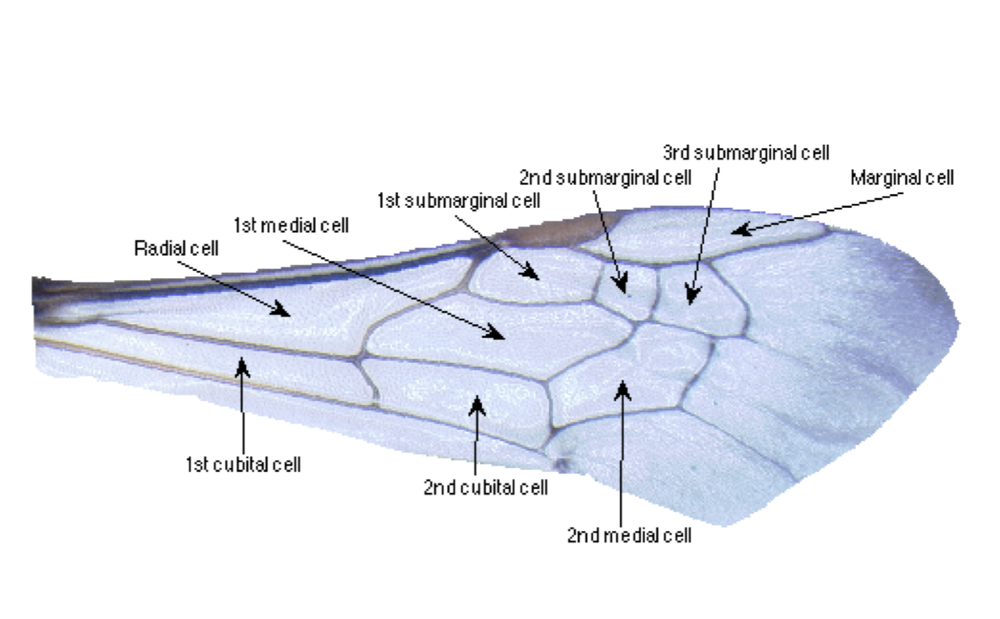
#> input picture wing_cell.png, 1000 x 619 px, shrunk from 1298 x 804 before the run
$ jupyter execute --allow-errors feature_extract_attempts.ipynb   (shell and % lines are left out)   (older library calls are emulated)
#> lines starting #> are read from the running program, lines starting #| are printed output that depends on the picture; after the words box and inside, x2 and y2 are one past the last pixel; in counts of white or black regions, pixels touching at a corner belong together; long printed decimals are rounded
[cell 1]
import numpy as np
from skimage import io
from skimage.feature import canny
from scipy import ndimage as ndi
import matplotlib.pyplot as plt
from skimage.morphology import watershed, disk
from skimage.filters import rank
from skimage.util import img_as_ubyte
from skimage import segmentation
np.set_printoptions(threshold=np.nan)
import math
from skimage import morphology
from skimage.measure import label, regionprops
from skimage.feature import corner_harris, corner_subpix, corner_peaks

[cell 2]
"""
Reference:
http://scikit-image.org/docs/dev/auto_examples/segmentation/plot_regionprops.html#sphx-glr-auto-examples-segmentation-plot-regionprops-py
"""

[cell 3]
wing_cell = io.imread('./wing_cell.png')
#> wing_cell is the input picture: shape (619, 1000, 4); mean R, G, B, A 232.9, 235.6, 243, 255
plt.figure(figsize = (35,35))
plt.imshow(wing_cell)

[cell 4]
# img1 = io.imread('./enhanced_image/064 Lasioglossum nymphaerum f right 4x.jpg')[:,:,0]
img1 = io.imread('./enhanced_image/1025 Agapostemon sericeus f left 3.2x.jpg')[:,:,0]
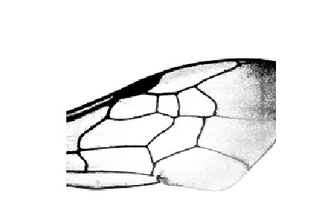
#> input picture enhanced_image/1025 Agapostemon sericeus f left 3.2x.jpg, 333 x 222 px, shrunk from 432 x 288 before the run
#> img1: shape (222, 333); min 0, max 255, mean 239.5
# img1 = io.imread('./enhanced_image/1 Lasioglossum leucozonium f right 3.2x.jpg')[:,:,0]
# img1 = io.imread('./enhanced_image/1 Lasioglossum leucozonium f left 3.2x.jpg')[:,:,0]
# 007 Osmia ribifloris m right 4x.jpg

[cell 5]
def my_watershed(img):
    denoised = rank.median(img, disk(2))
    markers = rank.gradient(denoised, disk(5)) < 10
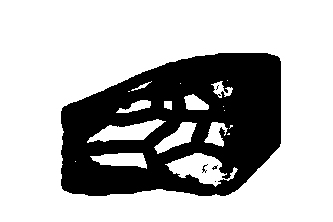
#> markers: shape (222, 333) bool; 70.9% white; 5 black regions (4 under 20 px), largest, box (x1, y1, x2, y2) and area: (61, 53, 281, 196) 21507
    markers = ndi.label(markers)[0]
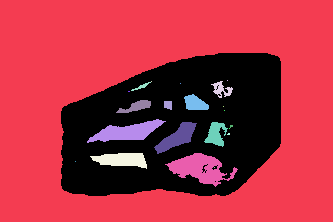
#> markers: shape (222, 333) int32; 23 distinct labels, from 0 to 22; one colour per label, 0 black
    gradient = rank.gradient(denoised, disk(2))
    labels = watershed(gradient, markers)
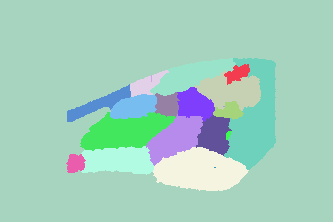
#> labels: shape (222, 333) int32; 22 distinct labels, from 1 to 22; one colour per label, 0 black

    print('labels')
#     print(labels)

    fig, axes = plt.subplots(nrows = 2, ncols = 3, figsize = (8,8), sharex = True, sharey = True)
    ax = axes.ravel()

    ax[0].imshow(img, cmap = plt.cm.gray, interpolation = 'nearest')
    ax[0].set_title("Original")

    ax[1].imshow(gradient, cmap = plt.cm.nipy_spectral, interpolation = 'nearest')
    ax[1].set_title("Local Gradient")

    ax[2].imshow(markers, cmap = plt.cm.nipy_spectral, interpolation = 'nearest')
    ax[2].set_title("Markers")

    # ax[3].imshow(img, cmap = plt.cm.gray, interpolation = 'nearest')
    ax[3].imshow(labels, cmap = plt.cm.nipy_spectral, interpolation = 'nearest', alpha = 0.7)
    ax[3].set_title("Segmented")

    cleared = segmentation.clear_border(labels)
#> cleared: shape (222, 333) int32; 22 distinct labels, from 0 to 22

    ax[4].imshow(cleared, cmap = plt.cm.nipy_spectral, interpolation = 'nearest', alpha = 0.7)
    ax[4].set_title("clear boarder")
#     plt.show()

    gradient[gradient > 30] = 255
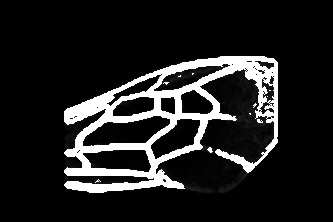
#> gradient: shape (222, 333); min 0, max 255, mean 33.7
    ax[5].imshow(gradient, cmap = plt.cm.nipy_spectral, interpolation = 'nearest', alpha = 0.7)
    ax[5].set_title("threas")

    for a in ax:
        a.axis('off')

    fig.tight_layout()
    plt.show()
#     print(gradient)

[cell 6]
my_watershed(img1)
# my_watershed(img2)

[cell 7]
img = img1


## Regular watershed
denoised = rank.median(img, disk(2))
markers = rank.gradient(denoised, disk(5)) < 10
markers = ndi.label(markers)[0]
gradient = rank.gradient(denoised, disk(2))
labels = watershed(gradient, markers)

# print('labels')
#     print(labels)

fig, axes = plt.subplots(nrows = 4, ncols = 3, figsize = (25,25), sharex = True, sharey = True)
ax = axes.ravel()

ax[0].imshow(img, cmap = plt.cm.gray, interpolation = 'nearest')
ax[0].set_title("Original")

ax[1].imshow(gradient, cmap = plt.cm.nipy_spectral, interpolation = 'nearest')
ax[1].set_title("Local Gradient")

ax[2].imshow(markers, cmap = plt.cm.nipy_spectral, interpolation = 'nearest')
ax[2].set_title("Markers")

# ax[3].imshow(img, cmap = plt.cm.gray, interpolation = 'nearest')
ax[3].imshow(labels, cmap = plt.cm.nipy_spectral, interpolation = 'nearest', alpha = 0.7)
ax[3].set_title("Segmented")

cleared = segmentation.clear_border(labels)

ax[4].imshow(cleared, cmap = plt.cm.nipy_spectral, interpolation = 'nearest', alpha = 0.7)
ax[4].set_title("clear boarder")
#     plt.show()

gradient[gradient > 30] = 255
ax[5].imshow(gradient, cmap = plt.cm.gray, interpolation = 'nearest', alpha = 0.7)
ax[5].set_title("threas")

## Junction Points
image = gradient # threashold
coords = corner_peaks(corner_harris(image), min_distance=5)
#> coords = 549 pairs, first value 5 to 216, second value 5 to 326
#> (the rest of this cell did not finish here and is left out)

## Extract Cell

[cell 8]
area = np.unique(cleared)
#> area = 22 values from 0 to 22
# for 5
print(area)
#| [ 0  2  3  4  5  6  7  8  9 10 11 12 13 14 15 16 17 18 19 20 21 22]
for i in area:
    if i != 0:
        copy_binary = np.zeros(cleared.shape)
        # image = np.zeros((, 600))

        copy_binary[cleared == i] = 1
        copy_binary[cleared != i] = 0
        # print(copy_binary)
        plt.figure()
        plt.imshow(copy_binary, cmap=plt.cm.gray)
        plt.show()

        image = copy_binary
        label_img = label(image)
        regions = regionprops(label_img)

        fig, ax = plt.subplots()
        ax.imshow(image, cmap=plt.cm.gray)

        for props in regions:
            y0, x0 = props.centroid
            orientation = props.orientation
            x1 = x0 + math.cos(orientation) * 0.5 * props.major_axis_length
            y1 = y0 - math.sin(orientation) * 0.5 * props.major_axis_length
            x2 = x0 - math.sin(orientation) * 0.5 * props.minor_axis_length
            y2 = y0 - math.cos(orientation) * 0.5 * props.minor_axis_length

            ax.plot((x0, x1), (y0, y1), '-r', linewidth=1.5)
            ax.plot((x0, x2), (y0, y2), '-r', linewidth=1.5)
            ax.plot(x0, y0, '.g', markersize=10)

            minr, minc, maxr, maxc = props.bbox
            bx = (minc, maxc, maxc, minc, minc)
            by = (minr, minr, maxr, maxr, minr)
            ax.plot(bx, by, '-b', linewidth=1.5)

        # ax.axis((0, 600, 600, 0))
        plt.show()
#> this loop made 22 passes
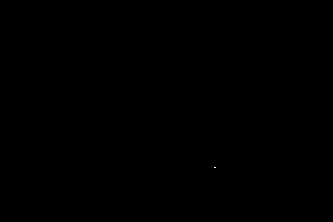
#> copy_binary: shape (222, 333) float64; values 0 (black) and 1 (white), 0% white in thin lines or dots, all inside (x1, y1, x2, y2) = (214, 167, 216, 168)

## Cell Area

[cell 9]
np.set_printoptions(suppress=True)
area_val = np.unique(cleared)
#> area_val = 22 values from 0 to 22
# for 5
area = np.zeros(len(area_val))
#> area = 22 values from 0 to 0

tot_area = 0.0

for i in range(len(area_val)):
    if area_val[i] != 0:
        area_i = np.sum(np.sum(cleared == area_val[i]))
        area[i] = area_i
        tot_area += area_i
#> this loop made 22 passes
#> (area_i, tot_area) on passes 2, 4, 5, 6, 7, 8, 9, 10, 12, 13, 14, 15: (298, 298), (1575, 1880), (468, 2348), (1561, 3909), (759, 4668), (866, 5534), (871, 6405), (463, 6868), (350, 7220), (2289, 9509), (1605, 11114), (957, 12071)
#> after the loop, area = 22 values, max 3339 at index 15, min 0 at index 0, mean 923.2; tot_area = 20310

cell_area_ratio = np.divide(area, tot_area)
#> cell_area_ratio = 22 values, max 0.164 at index 15, min 0 at index 0, mean 0.0455

print("cell area", area)
#| cell area [   0.  298.    7. 1575.  468. 1561.  759.  866.  871.  463.    2.  350.
#|  2289. 1605.  957. 3339.    1.   34. 1631. 2945.  287.    2.]
print("cell_area_ratio", cell_area_ratio)
#| cell_area_ratio [0.         0.01467 0.0003447 0.07755 0.02304 0.07686
#|  0.03737 0.04264 0.04289 0.0228 9.847e-05 0.01723
#|  0.1127  0.07903 0.04712 0.1644 4.924e-05 0.001674
#|  0.08031 0.145 0.01413 9.847e-05]
# print(tot_area)

# Cell Perimeter

[cell 10]
itemindex = np.where(cleared == i)
#> itemindex = 287 positions, rows 154 to 172, columns 66 to 85
# print(itemindex)
pos_x, pos_y = itemindex[0][0], itemindex[1][0]
#> pos_x = 154; pos_y = 70
# print(np.where(cleared == 5))
# print(cleared[106][264])

def PerimeterHelper(graph, i, j, val):
    width, height = graph.shape

    count = 0
    if i > 0 and graph[i-1][j] == val:
        count += 1
    if j > 0 and graph[i][j-1] == val:
        count += 1
    if i < height-1 and graph[i+1][j] == val:
        count += 1
    if j < width-1 and graph[i][j+1] == val:
        count += 1
    return count

def FindPerimeter(graph, val):
    perim = 0
    height, width = graph.shape
    for i in range(height):
        for j in range(width):
            if graph[i][j] == val:
                perim += (4 - PerimeterHelper(graph, i, j, val))
    return perim

area = np.unique(cleared)
#> area = 22 values from 0 to 22
print(area)
#| [ 0  2  3  4  5  6  7  8  9 10 11 12 13 14 15 16 17 18 19 20 21 22]
perimeter_res = []
for i in area:
    if i != 0:
        perimeter_res.append(FindPerimeter(cleared, i))
#> this loop made 22 passes
print("Cell Perimeter: ", perimeter_res)
#| Cell Perimeter:  [380, 16, 1289, 152, 421, 212, 168, 158, 124, 7, 375, 312, 244, 409, 3672, 4, 55, 248, 908, 90, 6]

[cell 11]
import matplotlib.pyplot as plt
import matplotlib.patches as mpatches

from skimage import data
from skimage.filters import threshold_otsu
from skimage.segmentation import clear_border
from skimage.measure import label, regionprops
from skimage.morphology import closing, square
from skimage.color import label2rgb


image = data.coins()[50:-50, 50:-50]
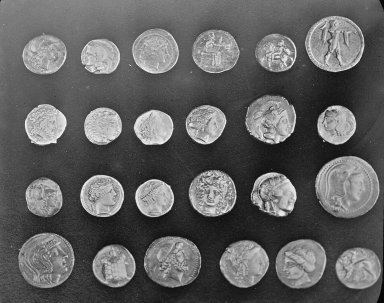
#> input picture skimage.data.coins(), 384 x 303 px
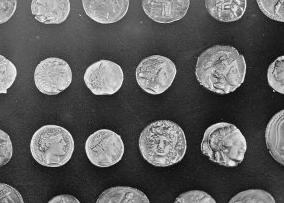
#> image: shape (203, 284); min 7, max 252, mean 91.5

# apply threshold
thresh = threshold_otsu(image)
bw = closing(image > thresh, square(3))
#> bw: shape (203, 284) bool; 33.4% white; 28 white regions (5 under 20 px), largest, box (x1, y1, x2, y2) and area: (195, 46, 246, 94) 1895, (139, 120, 187, 166) 1720, (201, 122, 247, 166) 1481

# remove artifacts connected to image border
cleared = clear_border(bw)
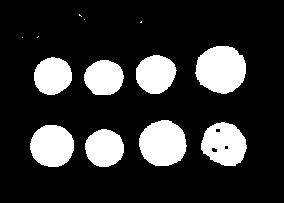
#> cleared: shape (203, 284) bool; 19.4% white; 13 white regions (5 under 20 px), largest, box (x1, y1, x2, y2) and area: (195, 46, 246, 94) 1895, (139, 120, 187, 166) 1720, (201, 122, 247, 166) 1481

[cell 12]
plt.figure()
# labels[labels <= 1] = 0
plt.imshow(bw)
plt.show()

plt.figure()
# labels[labels <= 1] = 0
plt.imshow(cleared)
plt.show()

[cell 13]
from skimage.draw import circle_perimeter
from skimage.filters import gaussian_filter
import skimage.segmentation.active_contour

img = np.zeros((100, 100))
rr, cc = circle_perimeter(35, 45, 25)
img[rr, cc] = 1
img = gaussian_filter(img, 2)
s = np.linspace(0, 2*np.pi,100)
init = 50*np.array([np.cos(s), np.sin(s)]).T+50
#> (the rest of this cell did not finish here and is left out)

[cell 14]
# for i in range(25, 3, 45):

fig, axes = plt.subplots(nrows = 4, ncols = 2, figsize = (35,35), sharex = True, sharey = True)
ax = axes.ravel()
#     fig, ax = plt.subplots(figsize=(25, 25))
# ax.imshow(random.rand(8, 90), interpolation='nearest')
# tight_layout()
for i in range(8):
# plt.figure()
    thres = 20 + i * 3
    ax[i].imshow(morphology.skeletonize((image) > thres), cmap='gray')
    ax[i].set_title("Thres = " + str(thres))
# ax.show()
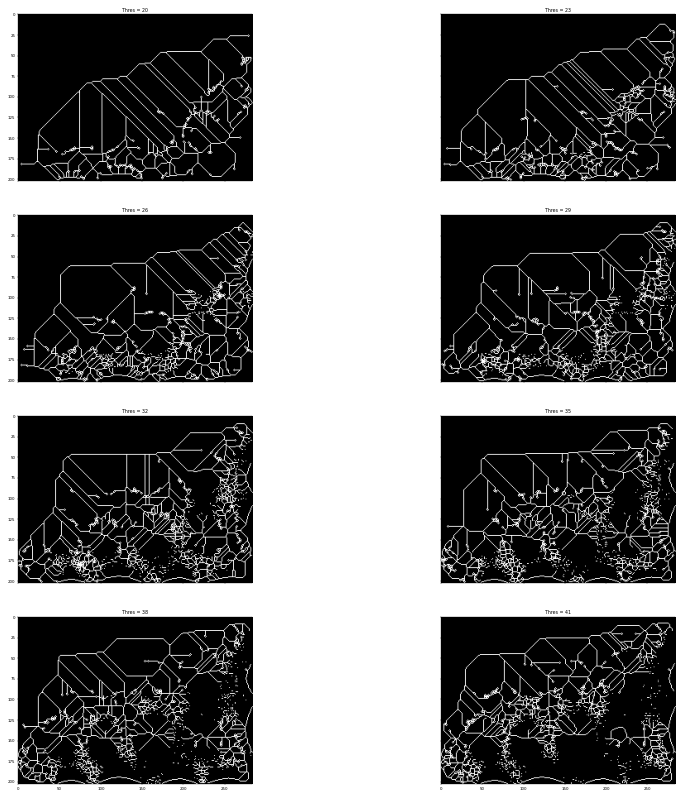
#> figure drawn by matplotlib, 8 panels
